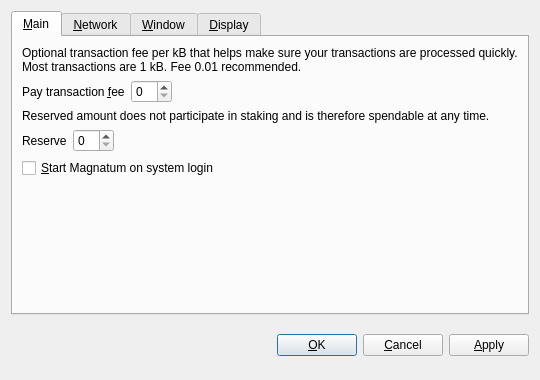
<?xml version="1.0" encoding="UTF-8"?>
<ui version="4.0">
 <class>OptionsDialog</class>
 <widget class="QDialog" name="OptionsDialog">
  <property name="geometry">
   <rect>
    <x>0</x>
    <y>0</y>
    <width>540</width>
    <height>380</height>
   </rect>
  </property>
  <property name="windowTitle">
   <string>Options</string>
  </property>
  <property name="modal">
   <bool>true</bool>
  </property>
  <layout class="QVBoxLayout" name="verticalLayout">
   <item>
    <widget class="QTabWidget" name="tabWidget">
     <property name="tabPosition">
      <enum>QTabWidget::North</enum>
     </property>
     <property name="currentIndex">
      <number>0</number>
     </property>
     <widget class="QWidget" name="tabMain">
      <attribute name="title">
       <string>&amp;Main</string>
      </attribute>
      <layout class="QVBoxLayout" name="verticalLayout_Main">
       <item>
        <widget class="QLabel" name="transactionFeeInfoLabel">
         <property name="text">
          <string>Optional transaction fee per kB that helps make sure your transactions are processed quickly. Most transactions are 1 kB. Fee 0.01 recommended.</string>
         </property>
         <property name="textFormat">
          <enum>Qt::PlainText</enum>
         </property>
         <property name="wordWrap">
          <bool>true</bool>
         </property>
        </widget>
       </item>
       <item>
        <layout class="QHBoxLayout" name="horizontalLayoutFee">
         <item>
          <widget class="QLabel" name="transactionFeeLabel">
           <property name="text">
            <string>Pay transaction &amp;fee</string>
           </property>
           <property name="textFormat">
            <enum>Qt::PlainText</enum>
           </property>
           <property name="buddy">
            <cstring>transactionFee</cstring>
           </property>
          </widget>
         </item>
         <item>
          <widget class="BitcoinAmountField" name="transactionFee"/>
         </item>
         <item>
          <spacer name="horizontalSpacerFee">
           <property name="orientation">
            <enum>Qt::Horizontal</enum>
           </property>
           <property name="sizeHint" stdset="0">
            <size>
             <width>40</width>
             <height>20</height>
            </size>
           </property>
          </spacer>
         </item>
        </layout>
       </item>
       <item>
        <widget class="QLabel" name="reserveBalanceInfoLabel">
         <property name="text">
          <string>Reserved amount does not participate in staking and is therefore spendable at any time.</string>
         </property>
         <property name="textFormat">
          <enum>Qt::PlainText</enum>
         </property>
         <property name="wordWrap">
          <bool>true</bool>
         </property>
        </widget>
       </item>
       <item>
        <layout class="QHBoxLayout" name="horizontalLayoutReserveBalance">
         <item>
          <widget class="QLabel" name="reserveBalanceLabel">
           <property name="text">
            <string>Reserve</string>
           </property>
           <property name="textFormat">
            <enum>Qt::PlainText</enum>
           </property>
           <property name="buddy">
            <cstring>reserveBalance</cstring>
           </property>
          </widget>
         </item>
         <item>
          <widget class="BitcoinAmountField" name="reserveBalance"/>
         </item>
         <item>
          <spacer name="horizontalSpacerReserveBalance">
           <property name="orientation">
            <enum>Qt::Horizontal</enum>
           </property>
           <property name="sizeHint" stdset="0">
            <size>
             <width>40</width>
             <height>20</height>
            </size>
           </property>
          </spacer>
         </item>
        </layout>
       </item>
       <item>
        <widget class="QCheckBox" name="bitcoinAtStartup">
         <property name="toolTip">
          <string>Automatically start Magnatum after logging in to the system.</string>
         </property>
         <property name="text">
          <string>&amp;Start Magnatum on system login</string>
         </property>
        </widget>
       </item>
       <item>
        <spacer name="verticalSpacer_Main">
         <property name="orientation">
          <enum>Qt::Vertical</enum>
         </property>
         <property name="sizeHint" stdset="0">
          <size>
           <width>20</width>
           <height>40</height>
          </size>
         </property>
        </spacer>
       </item>
      </layout>
     </widget>
     <widget class="QWidget" name="tabNetwork">
      <attribute name="title">
       <string>&amp;Network</string>
      </attribute>
      <layout class="QVBoxLayout" name="verticalLayout_Network">
       <item>
        <widget class="QCheckBox" name="mapPortUpnp">
         <property name="toolTip">
          <string>Automatically open the Magnatum client port on the router. This only works when your router supports UPnP and it is enabled.</string>
         </property>
         <property name="text">
          <string>Map port using &amp;UPnP</string>
         </property>
        </widget>
       </item>
       <item>
        <widget class="QCheckBox" name="connectSocks">
         <property name="toolTip">
          <string>Connect to the Magnatum network through a SOCKS5 proxy (e.g. when connecting through Tor).</string>
         </property>
         <property name="text">
          <string>&amp;Connect through SOCKS5 proxy:</string>
         </property>
        </widget>
       </item>
       <item>
        <layout class="QHBoxLayout" name="horizontalLayout_Network">
         <item>
          <widget class="QLabel" name="proxyIpLabel">
           <property name="text">
            <string>Proxy &amp;IP:</string>
           </property>
           <property name="textFormat">
            <enum>Qt::PlainText</enum>
           </property>
           <property name="buddy">
            <cstring>proxyIp</cstring>
           </property>
          </widget>
         </item>
         <item>
          <widget class="QValidatedLineEdit" name="proxyIp">
           <property name="maximumSize">
            <size>
             <width>140</width>
             <height>16777215</height>
            </size>
           </property>
           <property name="toolTip">
            <string>IP address of the proxy (e.g. 127.0.0.1)</string>
           </property>
          </widget>
         </item>
         <item>
          <widget class="QLabel" name="proxyPortLabel">
           <property name="text">
            <string>&amp;Port:</string>
           </property>
           <property name="textFormat">
            <enum>Qt::PlainText</enum>
           </property>
           <property name="buddy">
            <cstring>proxyPort</cstring>
           </property>
          </widget>
         </item>
         <item>
          <widget class="QLineEdit" name="proxyPort">
           <property name="maximumSize">
            <size>
             <width>55</width>
             <height>16777215</height>
            </size>
           </property>
           <property name="toolTip">
            <string>Port of the proxy (e.g. 9050)</string>
           </property>
          </widget>
         </item>
         <item>
          <spacer name="horizontalSpacer_Network">
           <property name="orientation">
            <enum>Qt::Horizontal</enum>
           </property>
           <property name="sizeHint" stdset="0">
            <size>
             <width>40</width>
             <height>20</height>
            </size>
           </property>
          </spacer>
         </item>
        </layout>
       </item>
       <item>
        <spacer name="verticalSpacer_Network">
         <property name="orientation">
          <enum>Qt::Vertical</enum>
         </property>
         <property name="sizeHint" stdset="0">
          <size>
           <width>20</width>
           <height>40</height>
          </size>
         </property>
        </spacer>
       </item>
      </layout>
     </widget>
     <widget class="QWidget" name="tabWindow">
      <attribute name="title">
       <string>&amp;Window</string>
      </attribute>
      <layout class="QVBoxLayout" name="verticalLayout_Window">
       <item>
        <widget class="QCheckBox" name="minimizeToTray">
         <property name="toolTip">
          <string>Show only a tray icon after minimizing the window.</string>
         </property>
         <property name="text">
          <string>&amp;Minimize to the tray instead of the taskbar</string>
         </property>
        </widget>
       </item>
       <item>
        <widget class="QCheckBox" name="minimizeOnClose">
         <property name="toolTip">
          <string>Minimize instead of exit the application when the window is closed. When this option is enabled, the application will be closed only after selecting Quit in the menu.</string>
         </property>
         <property name="text">
          <string>M&amp;inimize on close</string>
         </property>
        </widget>
       </item>
       <item>
        <spacer name="verticalSpacer_Window">
         <property name="orientation">
          <enum>Qt::Vertical</enum>
         </property>
         <property name="sizeHint" stdset="0">
          <size>
           <width>20</width>
           <height>40</height>
          </size>
         </property>
        </spacer>
       </item>
      </layout>
     </widget>
     <widget class="QWidget" name="tabDisplay">
      <attribute name="title">
       <string>&amp;Display</string>
      </attribute>
      <layout class="QVBoxLayout" name="verticalLayout_Display">
       <item>
        <layout class="QHBoxLayout" name="horizontalLayout_1_Display">
         <item>
          <widget class="QLabel" name="langLabel">
           <property name="text">
            <string>User Interface &amp;language:</string>
           </property>
           <property name="textFormat">
            <enum>Qt::PlainText</enum>
           </property>
           <property name="buddy">
            <cstring>lang</cstring>
           </property>
          </widget>
         </item>
         <item>
          <widget class="QValueComboBox" name="lang">
           <property name="toolTip">
            <string>The user interface language can be set here. This setting will take effect after restarting Magnatum.</string>
           </property>
          </widget>
         </item>
        </layout>
       </item>
       <item>
        <layout class="QHBoxLayout" name="horizontalLayout_2_Display">
         <item>
          <widget class="QLabel" name="unitLabel">
           <property name="text">
            <string>&amp;Unit to show amounts in:</string>
           </property>
           <property name="textFormat">
            <enum>Qt::PlainText</enum>
           </property>
           <property name="buddy">
            <cstring>unit</cstring>
           </property>
          </widget>
         </item>
         <item>
          <widget class="QValueComboBox" name="unit">
           <property name="toolTip">
            <string>Choose the default subdivision unit to show in the interface and when sending coins.</string>
           </property>
          </widget>
         </item>
        </layout>
       </item>
       <item>
        <widget class="QCheckBox" name="coinControlFeatures">
         <property name="toolTip">
          <string>Whether to show coin control features or not.</string>
         </property>
         <property name="text">
          <string>Display coin &amp;control features (experts only!)</string>
         </property>
        </widget>
       </item>
       <item>
        <widget class="QCheckBox" name="useBlackTheme">
         <property name="text">
          <string>Use black visual theme (requires restart)</string>
         </property>
        </widget>
       </item>
       <item>
        <spacer name="verticalSpacer_Display">
         <property name="orientation">
          <enum>Qt::Vertical</enum>
         </property>
         <property name="sizeHint" stdset="0">
          <size>
           <width>20</width>
           <height>40</height>
          </size>
         </property>
        </spacer>
       </item>
      </layout>
     </widget>
    </widget>
   </item>
   <item>
    <layout class="QHBoxLayout" name="horizontalLayout_Buttons">
     <item>
      <spacer name="horizontalSpacer_1">
       <property name="orientation">
        <enum>Qt::Horizontal</enum>
       </property>
       <property name="sizeHint" stdset="0">
        <size>
         <width>40</width>
         <height>48</height>
        </size>
       </property>
      </spacer>
     </item>
     <item>
      <widget class="QLabel" name="statusLabel">
       <property name="font">
        <font>
         <weight>75</weight>
         <bold>true</bold>
        </font>
       </property>
       <property name="text">
        <string/>
       </property>
       <property name="textFormat">
        <enum>Qt::PlainText</enum>
       </property>
       <property name="wordWrap">
        <bool>true</bool>
       </property>
      </widget>
     </item>
     <item>
      <spacer name="horizontalSpacer_2">
       <property name="orientation">
        <enum>Qt::Horizontal</enum>
       </property>
       <property name="sizeHint" stdset="0">
        <size>
         <width>40</width>
         <height>48</height>
        </size>
       </property>
      </spacer>
     </item>
     <item>
      <widget class="QPushButton" name="okButton">
       <property name="text">
        <string>&amp;OK</string>
       </property>
      </widget>
     </item>
     <item>
      <widget class="QPushButton" name="cancelButton">
       <property name="text">
        <string>&amp;Cancel</string>
       </property>
       <property name="autoDefault">
        <bool>false</bool>
       </property>
      </widget>
     </item>
     <item>
      <widget class="QPushButton" name="applyButton">
       <property name="text">
        <string>&amp;Apply</string>
       </property>
       <property name="autoDefault">
        <bool>false</bool>
       </property>
      </widget>
     </item>
    </layout>
   </item>
  </layout>
 </widget>
 <customwidgets>
  <customwidget>
   <class>BitcoinAmountField</class>
   <extends>QSpinBox</extends>
   <header>bitcoinamountfield.h</header>
  </customwidget>
  <customwidget>
   <class>QValueComboBox</class>
   <extends>QComboBox</extends>
   <header>qvaluecombobox.h</header>
  </customwidget>
  <customwidget>
   <class>QValidatedLineEdit</class>
   <extends>QLineEdit</extends>
   <header>qvalidatedlineedit.h</header>
  </customwidget>
 </customwidgets>
 <resources/>
 <connections/>
</ui>
